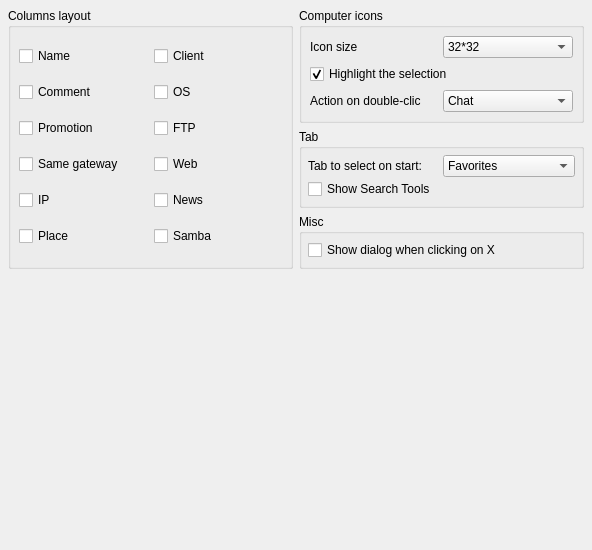
<ui version="4.0" >
 <author></author>
 <comment></comment>
 <exportmacro></exportmacro>
 <class>RzxMainuiPropUI</class>
 <widget class="QWidget" name="RzxMainuiPropUI" >
  <property name="geometry" >
   <rect>
    <x>0</x>
    <y>0</y>
    <width>592</width>
    <height>550</height>
   </rect>
  </property>
  <property name="windowTitle" >
   <string>Form</string>
  </property>
  <layout class="QGridLayout" >
   <property name="margin" >
    <number>8</number>
   </property>
   <property name="spacing" >
    <number>6</number>
   </property>
   <item row="3" column="0" colspan="2" >
    <spacer>
     <property name="orientation" >
      <enum>Qt::Vertical</enum>
     </property>
     <property name="sizeHint" >
      <size>
       <width>451</width>
       <height>151</height>
      </size>
     </property>
    </spacer>
   </item>
   <item rowspan="3" row="0" column="0" >
    <widget class="QGroupBox" name="groupColumn" >
     <property name="whatsThis" >
      <string>&lt;h3>Columns layout&lt;/h3>&lt;p>Choose the columns you want to see...&lt;/p></string>
     </property>
     <property name="title" >
      <string>Columns layout</string>
     </property>
     <layout class="QGridLayout" >
      <property name="margin" >
       <number>8</number>
      </property>
      <property name="spacing" >
       <number>6</number>
      </property>
      <item row="5" column="1" >
       <widget class="QCheckBox" name="cbcSamba" >
        <property name="text" >
         <string>Samba</string>
        </property>
       </widget>
      </item>
      <item row="4" column="1" >
       <widget class="QCheckBox" name="cbcNews" >
        <property name="text" >
         <string>News</string>
        </property>
       </widget>
      </item>
      <item row="5" column="0" >
       <widget class="QCheckBox" name="cbcResal" >
        <property name="text" >
         <string>Place</string>
        </property>
       </widget>
      </item>
      <item row="4" column="0" >
       <widget class="QCheckBox" name="cbcIP" >
        <property name="text" >
         <string>IP</string>
        </property>
       </widget>
      </item>
      <item row="3" column="0" >
       <widget class="QCheckBox" name="cbcGateway" >
        <property name="text" >
         <string>Same gateway</string>
        </property>
       </widget>
      </item>
      <item row="2" column="0" >
       <widget class="QCheckBox" name="cbcPromo" >
        <property name="text" >
         <string>Promotion</string>
        </property>
       </widget>
      </item>
      <item row="1" column="0" >
       <widget class="QCheckBox" name="cbcRemarque" >
        <property name="text" >
         <string>Comment</string>
        </property>
       </widget>
      </item>
      <item row="3" column="1" >
       <widget class="QCheckBox" name="cbcHTTP" >
        <property name="text" >
         <string>Web</string>
        </property>
       </widget>
      </item>
      <item row="0" column="1" >
       <widget class="QCheckBox" name="cbcClient" >
        <property name="text" >
         <string>Client</string>
        </property>
       </widget>
      </item>
      <item row="1" column="1" >
       <widget class="QCheckBox" name="cbcOS" >
        <property name="text" >
         <string>OS</string>
        </property>
       </widget>
      </item>
      <item row="2" column="1" >
       <widget class="QCheckBox" name="cbcFTP" >
        <property name="text" >
         <string>FTP</string>
        </property>
       </widget>
      </item>
      <item row="0" column="0" >
       <widget class="QCheckBox" name="cbcNom" >
        <property name="text" >
         <string>Name</string>
        </property>
       </widget>
      </item>
     </layout>
    </widget>
   </item>
   <item row="2" column="1" >
    <widget class="QGroupBox" name="groupMisc" >
     <property name="title" >
      <string>Misc</string>
     </property>
     <layout class="QGridLayout" >
      <property name="margin" >
       <number>6</number>
      </property>
      <property name="spacing" >
       <number>2</number>
      </property>
      <item row="0" column="0" >
       <widget class="QCheckBox" name="cbQuit" >
        <property name="whatsThis" >
         <string>&lt;h3>Quitting dialog&lt;/h3>&lt;p>Enable/disable the dialog box which is displayed when you close the qRezix's main window&lt;/p></string>
        </property>
        <property name="text" >
         <string>Show dialog when clicking on X</string>
        </property>
       </widget>
      </item>
     </layout>
    </widget>
   </item>
   <item row="1" column="1" >
    <widget class="QGroupBox" name="groupTabs" >
     <property name="title" >
      <string>Tab</string>
     </property>
     <layout class="QGridLayout" >
      <property name="margin" >
       <number>6</number>
      </property>
      <property name="spacing" >
       <number>2</number>
      </property>
      <item row="1" column="0" >
       <widget class="QCheckBox" name="cbSearch" >
        <property name="whatsThis" >
         <string>&lt;h3>Search&lt;/h3>&lt;p>Do you want to see the search tool ?&lt;/p></string>
        </property>
        <property name="text" >
         <string>Show Search Tools</string>
        </property>
       </widget>
      </item>
      <item row="0" column="0" >
       <layout class="QHBoxLayout" >
        <property name="margin" >
         <number>0</number>
        </property>
        <property name="spacing" >
         <number>2</number>
        </property>
        <item>
         <widget class="QLabel" name="lblDefaultTab" >
          <property name="text" >
           <string>Tab to select on start:</string>
          </property>
          <property name="buddy" >
           <cstring>cmbDefaultTab</cstring>
          </property>
         </widget>
        </item>
        <item>
         <widget class="QComboBox" name="cmbDefaultTab" >
          <property name="whatsThis" >
           <string>&lt;h3>Tab&lt;/h3>&lt;p>When you launch qRezix, you can choose to see the Favorites tab or the Everybody tab. qRezix is faster when you choose de Favorites tab&lt;/p></string>
          </property>
          <property name="currentIndex" >
           <number>0</number>
          </property>
          <item>
           <property name="text" >
            <string>Favorites</string>
           </property>
          </item>
          <item>
           <property name="text" >
            <string>Everybody</string>
           </property>
          </item>
         </widget>
        </item>
       </layout>
      </item>
     </layout>
    </widget>
   </item>
   <item row="0" column="1" >
    <widget class="QGroupBox" name="groupIcons" >
     <property name="title" >
      <string>Computer icons</string>
     </property>
     <layout class="QGridLayout" >
      <property name="margin" >
       <number>8</number>
      </property>
      <property name="spacing" >
       <number>6</number>
      </property>
      <item row="0" column="0" >
       <layout class="QHBoxLayout" >
        <property name="margin" >
         <number>0</number>
        </property>
        <property name="spacing" >
         <number>2</number>
        </property>
        <item>
         <widget class="QLabel" name="lblIconSize" >
          <property name="text" >
           <string>Icon size</string>
          </property>
          <property name="buddy" >
           <cstring>cmbIconSize</cstring>
          </property>
         </widget>
        </item>
        <item>
         <widget class="QComboBox" name="cmbIconSize" >
          <property name="whatsThis" >
           <string>&lt;h3>Icon size&lt;/h3>&lt;p>Do you prefer big icons (64x64) or small icons (32x32) for the pictures of the users&lt;/p></string>
          </property>
          <item>
           <property name="text" >
            <string>32*32</string>
           </property>
          </item>
          <item>
           <property name="text" >
            <string>64*64</string>
           </property>
          </item>
         </widget>
        </item>
       </layout>
      </item>
      <item row="1" column="0" >
       <widget class="QCheckBox" name="cbHighlight" >
        <property name="whatsThis" >
         <string>&lt;h3>Highlight&lt;/h3>&lt;p>If you choose to display small icons and check this box then the selected item will be displayed with a big icon.&lt;/p></string>
        </property>
        <property name="text" >
         <string>Highlight the selection</string>
        </property>
        <property name="checked" >
         <bool>true</bool>
        </property>
       </widget>
      </item>
      <item row="2" column="0" >
       <layout class="QHBoxLayout" >
        <property name="margin" >
         <number>0</number>
        </property>
        <property name="spacing" >
         <number>2</number>
        </property>
        <item>
         <widget class="QLabel" name="lblDblClic" >
          <property name="text" >
           <string>Action on double-clic</string>
          </property>
          <property name="buddy" >
           <cstring>cmdDoubleClic</cstring>
          </property>
         </widget>
        </item>
        <item>
         <widget class="QComboBox" name="cmdDoubleClic" >
          <property name="whatsThis" >
           <string>&lt;h3>Double clic&lt;/h3>&lt;p>Define the action to execute when you double click on an item&lt;/p></string>
          </property>
          <item>
           <property name="text" >
            <string>Chat</string>
           </property>
          </item>
          <item>
           <property name="text" >
            <string>Open FTP</string>
           </property>
          </item>
         </widget>
        </item>
       </layout>
      </item>
     </layout>
    </widget>
   </item>
  </layout>
  <widget class="QWidget" name="" >
   <property name="geometry" >
    <rect>
     <x>281</x>
     <y>9</y>
     <width>302</width>
     <height>482</height>
    </rect>
   </property>
  </widget>
  <widget class="QWidget" name="layoutWidget" >
   <property name="geometry" >
    <rect>
     <x>9</x>
     <y>9</y>
     <width>284</width>
     <height>482</height>
    </rect>
   </property>
  </widget>
 </widget>
 <pixmapfunction></pixmapfunction>
 <resources/>
 <connections/>
</ui>
